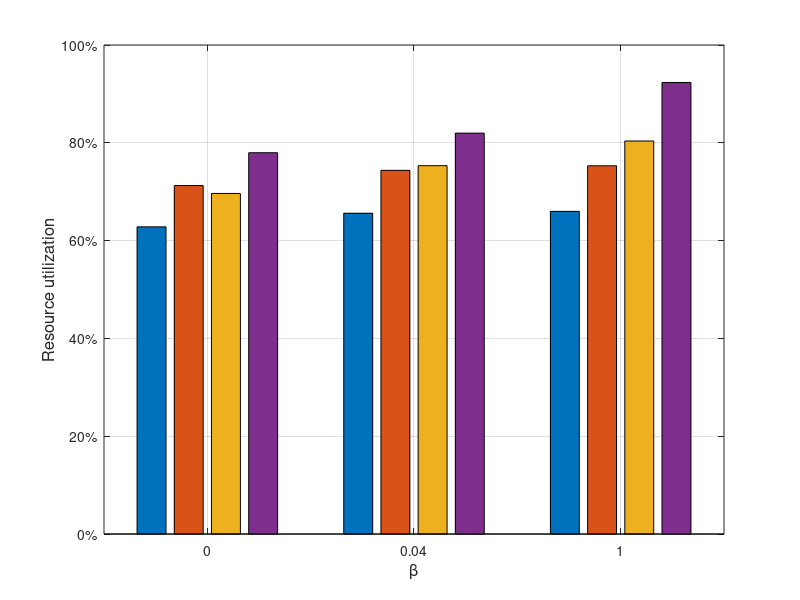

MATLAB code to generate this figure: (Note: this script raises an error after producing the figure.)
clear;
close all;
clc;

load Arch2New.mat
load Arch2Old.mat
rupcArch2 = [rupcArch2New, rupcArch2Old];
% rupcArch2 = [rupcArch2(:,1),rupcArch2(:,3),rupcArch2(:,2),rupcArch2(:,4)];
uepcArch2 = [uepcArch2New, uepcArch2Old];
% uepcArch2 = [uepcArch2(:,1),uepcArch2(:,3),uepcArch2(:,2),uepcArch2(:,4)];
%% RUPC
figure1 = figure;
axes1 = axes('Parent', figure1);
hold(axes1, 'on');
box(axes1, 'on');
grid(axes1, 'on');
set(axes1, 'ytick', [0, 0.2, 0.4, 0.6, 0.8, 1]);
pct = [cellstr(num2str(get(axes1, 'ytick')'*100))];
pct = [char(pct), char(ones(size(pct,1),1)*'%')];
set(axes1, 'yticklabel', pct);
set(axes1, 'xtick', [1, 2, 3]);
set(axes1, 'xticklabel', [0, 0.04, 1]);
xlabel('\beta', 'fontsize', 12)
ylabel('Resource utilization', 'fontsize', 12)
bar1 = bar(rupcArch2);
bar1(1).FaceColor = [0.85, 0.33, 0.1];
bar1(2).FaceColor = [0, 0.45, 0.74];
bar1(3).FaceColor = [0.93, 0.69, 0.13];
bar1(4).FaceColor = [0.49, 0.67, 0.19];
set(bar1(3), 'displayname', 'Heuristic, discrete traffic profile')
set(bar1(1), 'displayname', 'Heuristic, smooth traffic profile')
set(bar1(4), 'displayname', 'MILP, discrete traffic profile')
set(bar1(2), 'displayname', 'MILP, smooth traffic profile')
h = legend(axes1, 'show', 'location', 'southwest');
h.FontSize = 12;
saveas(figure1, 'RUPCArch2.jpg')

%% UEPC
figure2 = figure;
axes2 = axes('Parent', figure2);
hold(axes2, 'on');
box(axes2, 'on');
grid(axes2, 'on');
% set(axes2, 'ytick', [0, 0.2, 0.4, 0.6, 0.8, 1]);
% pct = [cellstr(num2str(get(axes1, 'ytick')'*100))];
% pct = [char(pct), char(ones(size(pct,1),1)*'%')];
% set(axes1, 'yticklabel', pct);
set(axes2, 'xtick', [1, 2, 3]);
set(axes2, 'xticklabel', [0, 0.04, 1]);
xlabel('\beta', 'fontsize', 12)
ylabel('Utilization Entropy', 'fontsize', 12)
bar2 = bar(uepcArch2);
bar2(1).FaceColor = [0.85, 0.33, 0.1];
bar2(2).FaceColor = [0, 0.45, 0.74];
bar2(3).FaceColor = [0.93, 0.69, 0.13];
bar2(4).FaceColor = [0.47, 0.67, 0.19];
set(bar2(3), 'displayname', 'Heuristic, discrete traffic profile')
set(bar2(1), 'displayname', 'Heuristic, smooth traffic profile')
set(bar2(4), 'displayname', 'MILP, discrete traffic profile')
set(bar2(2), 'displayname', 'MILP, smooth traffic profile')
h = legend(axes2, 'show', 'location', 'southwest');
h.FontSize = 12;
saveas(figure2, 'UEPCArch2.jpg')